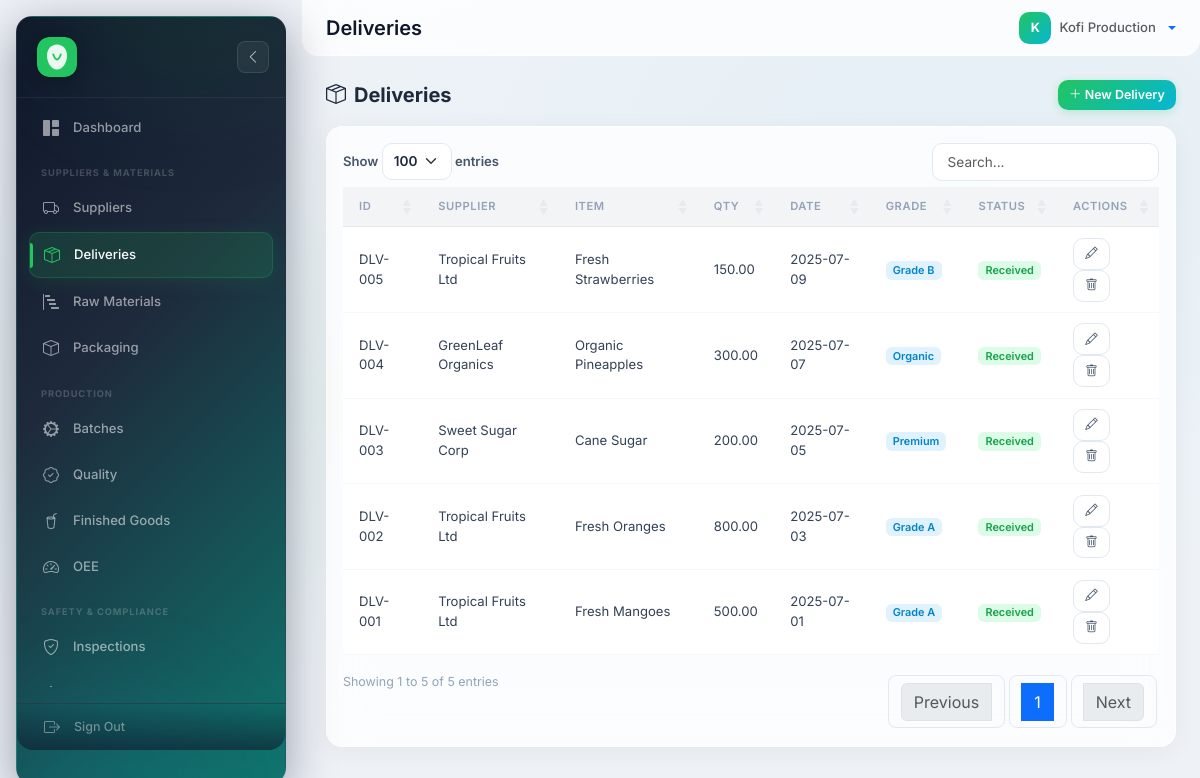
Page /?route=suppliers/deliveries (signed in) on the committed database.
### tables this page shows
CREATE TABLE supplier_deliveries (
    DeliveryID    VARCHAR(50)    PRIMARY KEY,
    SupplierID    VARCHAR(50)    NOT NULL,
    DeliveryDate  DATE           NOT NULL,
    ItemName      VARCHAR(150)   NOT NULL,
    Quantity      DECIMAL(10,2)  NOT NULL DEFAULT 0,
    Unit          VARCHAR(30)    DEFAULT 'kg',
    QualityGrade  VARCHAR(50)    DEFAULT 'Grade A',
    ReceivedBy    VARCHAR(50)    DEFAULT NULL,
    Notes         TEXT           DEFAULT NULL,
    Status        ENUM('Received','Pending','Rejected') DEFAULT 'Received',
    created_at    TIMESTAMP      DEFAULT CURRENT_TIMESTAMP,
    FOREIGN KEY (SupplierID) REFERENCES suppliers(SupplierID) ON UPDATE CASCADE ON DELETE CASCADE,
    FOREIGN KEY (ReceivedBy) REFERENCES users(UserID) ON UPDATE CASCADE ON DELETE SET NULL,
    INDEX idx_del_date (DeliveryDate)
);

CREATE TABLE suppliers (
    SupplierID VARCHAR(50)  PRIMARY KEY,
    Name       VARCHAR(150) NOT NULL,
    Contact    VARCHAR(100) DEFAULT NULL,
    Email      VARCHAR(150) DEFAULT NULL,
    Phone      VARCHAR(30)  DEFAULT NULL,
    Address    TEXT         DEFAULT NULL,
    Type       VARCHAR(50)  DEFAULT 'Fruit Supplier',
    Status     ENUM('Active','Inactive') DEFAULT 'Active',
    created_at TIMESTAMP    DEFAULT CURRENT_TIMESTAMP
);

### backend/controllers/Controller.php (called while the page is built, shortened)
<?php
abstract class Controller
{
    protected string $viewPath;
    protected function render(string $view, array $data = []): void
    {
        extract($data);
        $viewFile = APP_ROOT . '/frontend/views/' . $this->viewPath . '/' . $view . '.php';
        require $viewFile;
        require APP_ROOT . '/frontend/views/layouts/main.php';
    }
}

### backend/controllers/SupplierController.php (called while the page is built, shortened)
<?php
require_once __DIR__ . '/Controller.php';
class SupplierController extends Controller {
    public function __construct() {
        $this->model = new SupplierModel();
    }
    public function deliveries(): void {
        $this->render('deliveries', [
            'deliveries' => $this->model->getAllDeliveries(),
            'suppliers' => $this->model->all(),
        ]);
    }
}

### backend/models/Model.php (called while the page is built, shortened)
<?php
require_once __DIR__ . '/../config/database.php';
abstract class Model
{
    protected PDO $db;
    public function __construct()
    {
        $this->db = getDb();
    }
    public function query(string $sql, array $params = []): array
    {
        $stmt = $this->db->prepare($sql);
        $stmt->execute($params);
        return $stmt->fetchAll();
    }
}

### backend/config/database.php (called while the page is built, shortened)
<?php
function getDb(): PDO {
    static $pdo = null;
    if ($pdo === null) {
        $dsn = 'mysql:host=' . DB_HOST . ';dbname=' . DB_NAME . ';charset=' . DB_CHARSET;
        $options = [
            PDO::ATTR_ERRMODE            => PDO::ERRMODE_EXCEPTION,
            PDO::ATTR_DEFAULT_FETCH_MODE => PDO::FETCH_ASSOC,
            PDO::ATTR_EMULATE_PREPARES   => false,
        ];
         $pdo = new PDO($dsn, DB_USER, DB_PASS, $options);
    }
    return $pdo;
}
function sanitize(mixed $input): string {
    return htmlspecialchars(trim((string)$input), ENT_QUOTES, 'UTF-8');
}

### backend/models/SupplierModel.php (called while the page is built, shortened)
<?php
require_once __DIR__ . '/Model.php';
class SupplierModel extends Model {
    public function getAllDeliveries(): array {
        return $this->query(
            "SELECT sd.*, s.Name AS SupplierName, u.Name AS ReceivedByName
             FROM supplier_deliveries sd
             LEFT JOIN suppliers s ON sd.SupplierID = s.SupplierID
             LEFT JOIN users u ON sd.ReceivedBy = u.UserID
             ORDER BY sd.DeliveryDate DESC"
        );
    }
}

### frontend/views/suppliers/deliveries.php (the view)
<?php $pageTitle = 'Deliveries'; ?>
<div class="d-flex justify-content-between align-items-center mb-3">
    <h5 class="fw-bold mb-0"><i class="bi bi-box-seam me-2"></i><?= $pageTitle ?></h5>
    <a href="?route=suppliers/delivery/create" class="btn btn-success btn-sm"><i class="bi bi-plus-lg"></i> New Delivery</a>
</div>
<div class="card border-0 shadow-sm">
    <div class="card-body">
        <table id="dataTable" class="table table-hover align-middle">
            <thead class="table-light"><tr><th>ID</th><th>Supplier</th><th>Item</th><th>Qty</th><th>Date</th><th>Grade</th><th>Status</th><th>Actions</th></tr></thead>
            <tbody>
                <?php foreach ($deliveries as $d): ?>
                <tr>
                    <td><?= sanitize($d['DeliveryID'] ?? $d['delivery_id'] ?? '') ?></td>
                    <td><?= sanitize($d['SupplierName'] ?? $d['supplier_name'] ?? '') ?></td>
                    <td><?= sanitize($d['ItemName'] ?? $d['item_name'] ?? '') ?></td>
                    <td><?= number_format((float)($d['Quantity'] ?? 0), 2) ?></td>
                    <td><?= sanitize($d['DeliveryDate'] ?? $d['delivery_date'] ?? '') ?></td>
                    <td><span class="badge bg-info bg-opacity-10 text-info"><?= sanitize($d['QualityGrade'] ?? $d['quality_grade'] ?? '') ?></span></td>
                    <td>
                        <?php $st = $d['Status'] ?? ''; $map = ['Received'=>'success','Pending'=>'warning','Rejected'=>'danger']; ?>
                        <span class="badge bg-<?= $map[$st] ?? 'secondary' ?>"><?= sanitize($st) ?></span>
                    </td>
                    <td>
                        <a href="?route=suppliers/delivery/edit&id=<?= urlencode($d['DeliveryID'] ?? $d['delivery_id']) ?>" class="btn btn-sm btn-outline-primary" title="Edit"><i class="bi bi-pencil"></i></a>
                        <a href="?route=suppliers/delivery/delete&id=<?= urlencode($d['DeliveryID'] ?? $d['delivery_id']) ?>" class="btn btn-sm btn-outline-danger" title="Delete" onclick="return confirm('Delete this delivery record?')"><i class="bi bi-trash"></i></a>
                    </td>
                </tr>
                <?php endforeach; ?>
            </tbody>
        </table>
    </div>
</div>

### frontend/assets/css/glass.css (style rules this page uses)
:root { --sidebar-width: 270px; --sidebar-collapsed: 85px; --glass-bg: rgba(255,255,255,0.78); --glass-border: rgba(255,255,255,0.5); --glass-shadow: 0 4px 24px rgba(0,0,0,0.05); --glass-blur: blur(24px); --brand: #22c55e; --brand-accent: #06b6d4; --gradient-brand: linear-gradient(135deg, #22c55e 0%, #06b6d4 100%); --gradient-warm: linear-gradient(135deg, #f97316 0%, #ef4444 100%); --gradient-cool: linear-gradient(135deg, #6366f1 0%, #8b5cf6 100%); --gradient-sky: linear-gradient(135deg, #0ea5e9 0%, #2563eb 100%); --gradient-rose: linear-gradient(135deg, #f43f5e 0%, #e11d48 100%); --gradient-amber: linear-gradient(135deg, #f59e0b 0%, #d97706 100%); --gradient-emerald: linear-gradient(135deg, #10b981 0%, #059669 100%); --radius: 16px; --radius-sm: 10px; }
*, *::before, *::after { box-sizing: border-box; }
body { font-family: 'Inter', system-ui, -apple-system, sans-serif !important; background: #eef2f7 !important; background-image: radial-gradient(ellipse at 20% 50%, rgba(34,197,94,0.04) 0%, transparent 50%), radial-gradient(ellipse at 80% 20%, rgba(6,182,212,0.04) 0%, transparent 50%) !important; color: #1e293b; -webkit-font-smoothing: antialiased; }
.card, .border-0 { background: var(--glass-bg) !important; backdrop-filter: var(--glass-blur) !important; -webkit-backdrop-filter: var(--glass-blur) !important; border: 1px solid var(--glass-border) !important; border-radius: var(--radius) !important; box-shadow: var(--glass-shadow) !important; transition: all 0.25s ease; }
.table { border-collapse: collapse; }
.table th { font-size: 0.7rem !important; font-weight: 600 !important; text-transform: uppercase !important; letter-spacing: 0.05em !important; color: #94a3b8 !important; padding: 0.7rem 1rem !important; border-bottom: 1px solid rgba(0,0,0,0.05) !important; background: rgba(0,0,0,0.01) !important; }
.table td { padding: 0.65rem 1rem !important; font-size: 0.82rem !important; color: #334155 !important; border-bottom: 1px solid rgba(0,0,0,0.03) !important; }
.table-light { background: rgba(0,0,0,0.01) !important; }
.table-light th { background: rgba(0,0,0,0.02) !important; }
.btn-success { background: var(--gradient-brand) !important; border: none !important; color: white !important; box-shadow: 0 2px 8px rgba(34,197,94,0.25) !important; border-radius: var(--radius-sm) !important; font-weight: 600 !important; transition: all 0.15s !important; }
.btn-outline-primary { border: 1.5px solid #e2e8f0 !important; color: #475569 !important; background: white !important; border-radius: var(--radius-sm) !important; font-weight: 600 !important; transition: all 0.15s !important; }
.btn-outline-danger { border: 1.5px solid #e2e8f0 !important; color: #475569 !important; background: white !important; border-radius: var(--radius-sm) !important; font-weight: 600 !important; transition: all 0.15s !important; }
.btn-sm { font-size: 0.78rem !important; padding: 0.35rem 0.7rem !important; }
.badge { font-weight: 600 !important; font-size: 0.68rem !important; border-radius: 6px !important; }
.badge.bg-success { background: #dcfce7 !important; color: #16a34a !important; }
.badge.bg-info { background: #e0f2fe !important; color: #0284c7 !important; }

### rows in the picture
supplier_deliveries: DeliveryID "DLV-005", SupplierID.Name "Tropical Fruits Ltd", ItemName "Fresh Strawberries", Quantity "150.00", DeliveryDate "2025-07-09", QualityGrade "Grade B", Status "Received"
supplier_deliveries: DeliveryID "DLV-004", SupplierID.Name "GreenLeaf Organics", ItemName "Organic Pineapples", Quantity "300.00", DeliveryDate "2025-07-07", QualityGrade "Organic", Status "Received"
supplier_deliveries: DeliveryID "DLV-003", SupplierID.Name "Sweet Sugar Corp", ItemName "Cane Sugar", Quantity "200.00", DeliveryDate "2025-07-05", QualityGrade "Premium", Status "Received"
supplier_deliveries: DeliveryID "DLV-002", SupplierID.Name "Tropical Fruits Ltd", ItemName "Fresh Oranges", Quantity "800.00", DeliveryDate "2025-07-03", QualityGrade "Grade A", Status "Received"
supplier_deliveries: DeliveryID "DLV-001", SupplierID.Name "Tropical Fruits Ltd", ItemName "Fresh Mangoes", Quantity "500.00", DeliveryDate "2025-07-01", QualityGrade "Grade A", Status "Received"

### other values in the picture
$pageTitle "Deliveries"
substr($user['name'] ?? 'U', 0, 1) "K"
$user['name'] "Kofi Production"
